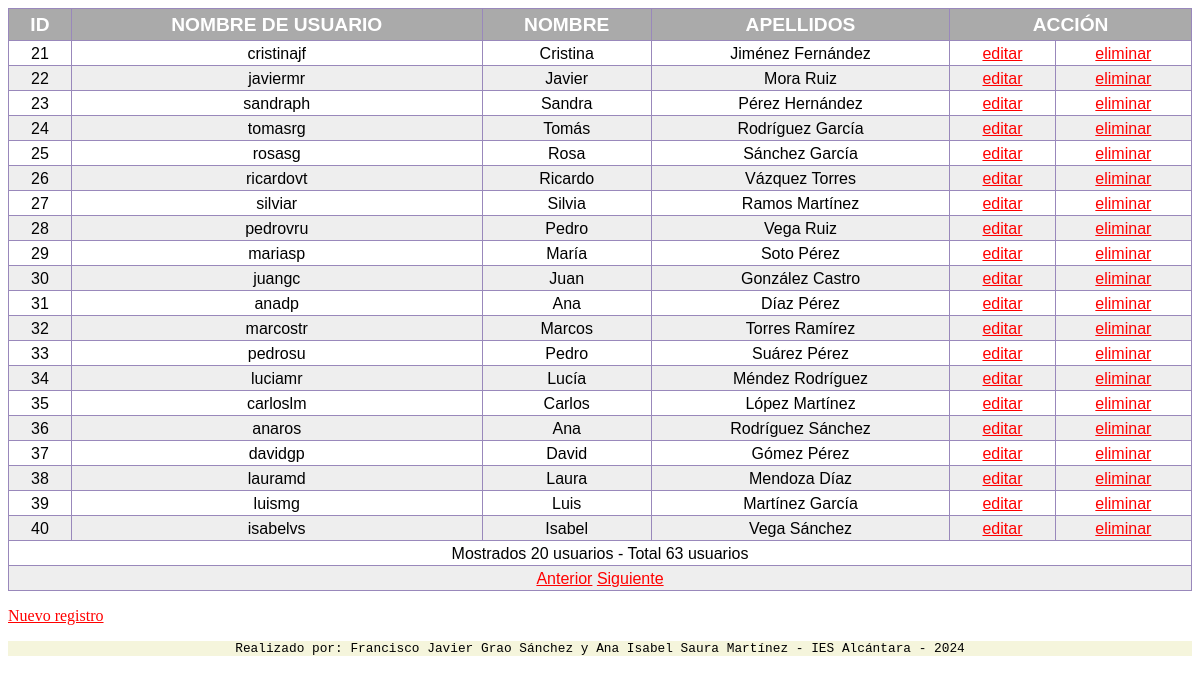
The page /listUsu.php?numPagina=2 on the database its author committed.
### tables this page shows
create table usuarios(
idusuario int unsigned primary key auto_increment,
nombre varchar(40) NOT NULL,
apellidos varchar(60) NOT NULL,
nomusu varchar(30) NOT NULL UNIQUE, 
clave varchar(255) NOT NULL,
email varchar(100) NOT NULL,
tel varchar(9) NOT NULL,
ganancias decimal DEFAULT 0,
fechanac date NOT NULL,
imgusu varchar(200),
tipocu varchar(20) DEFAULT "Gratuita",
marketing char(1) DEFAULT "S",
tipousu char(1) DEFAULT "n",
validada char(1) DEFAULT 'N'
);

### includes/config.php (called while the page is built, shortened)
<?php
$REGISTROS_PAG = 20;

### listUsu.php (the view, shortened to what this page needs)
<?php
require("includes/cabecera.php");
if (isset($_GET['numPagina'])) {
    $numPag = $_GET['numPagina'];
} else {
    $numPag = 1;
}
$numIni = ($numPag - 1) * $REGISTROS_PAG;
?>
<table>
    <tr>
        <th>ID</th>
        <th>NOMBRE DE USUARIO</th>
        <th>NOMBRE</th>
        <th>APELLIDOS</th>
        <th colspan="3">ACCI&Oacute;N</th>
    </tr>
    <?php
    $pdo = conectar();
    $sql = "SELECT idusuario,nomusu,nombre,apellidos FROM usuarios ORDER BY idusuario ASC LIMIT $numIni, $REGISTROS_PAG";
    $res = $pdo->query($sql);
    $conta = 0;
    while ($fila = $res->fetch()) {
        $conta++;
        if (($conta % 2 == 0)) {
            echo "<tr class='alt'>";
        } else {
            echo "<tr>";
        }
        echo "<td>" . $fila['idusuario'] . "</td>\n";
        echo "<td>" . $fila['nomusu'] . "</td>\n";
        echo "<td>" . $fila['nombre'] . "</td>\n";
        echo "<td>" . $fila['apellidos'] . "</td>\n";
        echo "<td><a href='editarUsu.php?id=" . $fila['idusuario'] . "'>editar</a></td>\n";
        echo "<td><a href='eliminarUsu.php?id=" . $fila['idusuario'] . "'>eliminar</a></td></tr>\n";
    }
    $sql = "select count(*) as contaFilas from usuarios";
    $res = $pdo->query($sql);
    $fila = $res->fetch();
    $totalFilas = $fila['contaFilas'];
    $totalPag = ceil($totalFilas / $REGISTROS_PAG);
    echo "<tr><td class='centrado' colspan='6'>Mostrados $conta usuarios - Total $totalFilas usuarios</td></tr>";
    if ($totalPag > 1) {
        echo "<tr><td  class='centrado' colspan='6'>";
        if ($numPag > 1) {
            echo "<a href='" . $_SERVER['PHP_SELF'] . "?numPagina=" . ($numPag - 1) . "'>Anterior</a> ";
        }
        if ($totalPag > $numPag) {
            echo "<a href='" . $_SERVER['PHP_SELF'] . "?numPagina=" . ($numPag + 1) . "'>Siguiente</a>";
        }
        echo "</td></tr>\n";
    }
    ?>
</table>
<p><a href='altaUsu.php'>Nuevo registro</a></p>
<?php
require("includes/pie.php")
?>

### style/registro_formulario.css (style rules this page uses)
a { color: red; }
.centrado { text-align: center; }

### style/tablas.css (style rules this page uses)
table { font-family: Arial; text-align: center; width: 100%; border-collapse: collapse; }
th { font-size: 1.2em; border: 1px solid #98b; padding-top: 5px; padding-bottom: 4px; background-color: #aaa; color: #fff; }
td { font-size: 1em; border: 1px solid #98b; padding: 4px 7px 2px 7px; }
table tr:nth-child(2n+1) { color: #000; background-color: #eee; }
.alt { color: #000; background-color: #eee; }

### rows shown on the page
usuarios: idusuario "21", nomusu "cristinajf", nombre "Cristina", apellidos "Jiménez Fernández"
usuarios: idusuario "22", nomusu "javiermr", nombre "Javier", apellidos "Mora Ruiz"
usuarios: idusuario "23", nomusu "sandraph", nombre "Sandra", apellidos "Pérez Hernández"
usuarios: idusuario "24", nomusu "tomasrg", nombre "Tomás", apellidos "Rodríguez García"
usuarios: idusuario "25", nomusu "rosasg", nombre "Rosa", apellidos "Sánchez García"
usuarios: idusuario "26", nomusu "ricardovt", nombre "Ricardo", apellidos "Vázquez Torres"
usuarios: idusuario "27", nomusu "silviar", nombre "Silvia", apellidos "Ramos Martínez"
usuarios: idusuario "28", nomusu "pedrovru", nombre "Pedro", apellidos "Vega Ruiz"
usuarios: idusuario "29", nomusu "mariasp", nombre "María", apellidos "Soto Pérez"
usuarios: idusuario "30", nomusu "juangc", nombre "Juan", apellidos "González Castro"
usuarios: idusuario "31", nomusu "anadp", nombre "Ana", apellidos "Díaz Pérez"
usuarios: idusuario "32", nomusu "marcostr", nombre "Marcos", apellidos "Torres Ramírez"
usuarios: idusuario "33", nomusu "pedrosu", nombre "Pedro", apellidos "Suárez Pérez"
usuarios: idusuario "34", nomusu "luciamr", nombre "Lucía", apellidos "Méndez Rodríguez"
usuarios: idusuario "35", nomusu "carloslm", nombre "Carlos", apellidos "López Martínez"
usuarios: idusuario "36", nomusu "anaros", nombre "Ana", apellidos "Rodríguez Sánchez"
usuarios: idusuario "37", nomusu "davidgp", nombre "David", apellidos "Gómez Pérez"
usuarios: idusuario "38", nomusu "lauramd", nombre "Laura", apellidos "Mendoza Díaz"
usuarios: idusuario "39", nomusu "luismg", nombre "Luis", apellidos "Martínez García"
usuarios: idusuario "40", nomusu "isabelvs", nombre "Isabel", apellidos "Vega Sánchez"

### other values the page prints
$conta "20"
$totalFilas "63"
